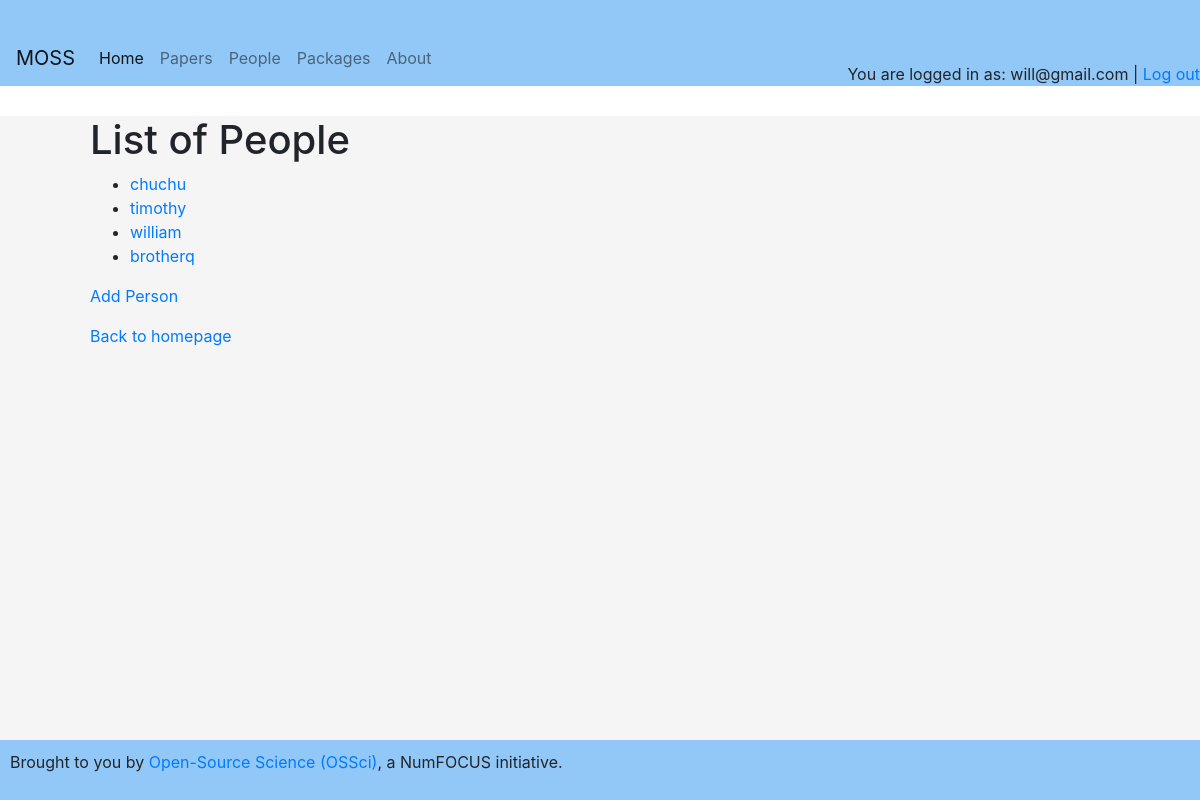
Screenshot of /persons (signed in) with the database file from the repository.
### app.py (models this page shows)
class User(UserMixin, db.Model):
    id = db.Column(db.Integer, primary_key=True)
    email = db.Column(db.String(120), unique=True, nullable=False)
    password = db.Column(db.String(120), nullable=False)
    name = db.Column(db.String(120))
    bio = db.Column(db.String(500))
    url = db.Column(db.String(200))

class Person(db.Model):
    __tablename__ = 'persons'
    id = db.Column(db.Integer, primary_key=True)
    name = db.Column(db.String(120), nullable=False)
    description = db.Column(db.String(500))
    url = db.Column(db.String(200))
    packages = relationship("PackagesPerPerson", back_populates="person")
    papers = relationship("PaperPerPerson", back_populates="person")

### app.py (the view)
@app.route('/persons')
def persons():
    persons = Person.query.all()
    return render_template('persons.html', persons=persons)

### app.py (called while the page is built)
@app.context_processor
def inject_current_user():
    return dict(current_user=current_user)

@login_manager.user_loader
def load_user(user_id):
    return db.session.get(User, int(user_id))

### templates/persons.html
{% extends 'base.html' %}
{% block content %}
<h1>List of People</h1>
<ul>
  {% for person in persons %}
    <li><a href="{{ url_for('person_detail', person_id=person.id) }}">{{ person.name }}</a></li>
  {% endfor %}
</ul>
  <p>
    <a href="{{ url_for('add_person') }}">Add Person</a>
  </p>
  <p>
    <a href="{{ url_for('index') }}">Back to homepage</a>
  </p>
{% endblock %}

### templates/header.html (shortened to what this page needs)
<div class="header">
    <div class="header-left">
      <nav class="navbar navbar-expand-lg navbar-light" style="background-color: #92c8f7;">
        <a class="navbar-brand" href="{{ url_for('index') }}">MOSS</a>
        <div class="collapse navbar-collapse" id="navbarNav">
          <ul class="navbar-nav">
            <li class="nav-item active">
              <a class="nav-link" href="{{ url_for('index') }}">Home <span class="sr-only">(current)</span></a>
            </li>
            <li class="nav-item">
              <a class="nav-link" href="{{ url_for('articles') }}">Papers</a>
            </li>
            <li class="nav-item">
              <a class="nav-link" href="{{ url_for('persons') }}">People</a>
            </li>
            <li class="nav-item">
              <a class="nav-link" href="{{ url_for('tools') }}">Packages</a>
            </li>
            <li class="nav-item">
              <a class="nav-link" href="{{ url_for('about') }}">About</a>
            </li>
          </ul>
        </div>
      </nav>
    </div>
    {% if current_user.is_authenticated %}
    <div class="header-right">
      You are logged in as: {{ current_user.email }} | <a href="{{ url_for('logout') }}">Log out</a>
    </div>
  {% else %}
    <div class="header-right">
      <a href="{{ url_for('register') }}">Register</a> |
      <a href="{{ url_for('login') }}">Login</a>
    </div>
  {% endif %}
</div>

### static/style.css (style rules this page uses)
body { font-family: Arial, sans-serif; background-color: #f5f5f5; margin: 0; padding: 0; min-height: 100vh; display: flex; flex-direction: column; }
.header { background-color: #92c8f7; padding-top: 30px; display: flex; justify-content: space-between; }
.header-left { position: relative; background-color: #92c8f7; }
.header-right { align-self: flex-end; }
html, body { height: 100%; }

### rows the page displays
User: email "will@gmail.com"
Person: name "chuchu"
Person: name "timothy"
Person: name "william"
Person: name "brotherq"
